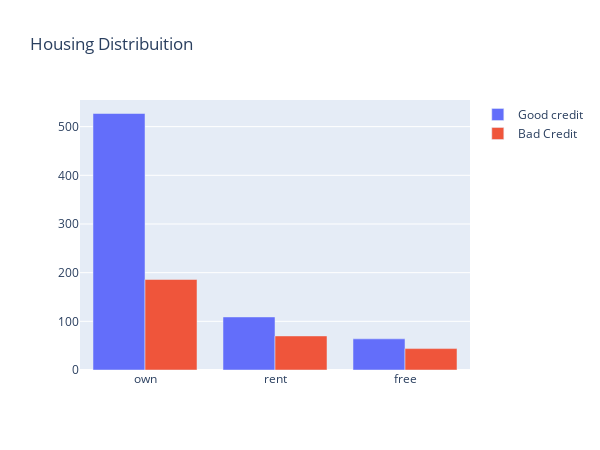

The notebook cell this image was saved under:
### Code cell
#First plot
trace0 = go.Bar(
                x = df_credit[df_credit["Risk"]== 'good']["Housing"].value_counts().index.values,
                y = df_credit[df_credit["Risk"]== 'good']["Housing"].value_counts().values,
                name='Good credit'
                )

#Second plot
trace1 = go.Bar(
                x = df_credit[df_credit["Risk"]== 'bad']["Housing"].value_counts().index.values,
                y = df_credit[df_credit["Risk"]== 'bad']["Housing"].value_counts().values,
                name="Bad Credit"
                )

data = [trace0, trace1]

layout = go.Layout(title='Housing Distribuition',
                   width=600, height=450)

fig = go.Figure(data=data, layout=layout)

py.iplot(fig, filename='Housing-Grouped')

### Figure 1 — Plotly figure (JSON) as saved in the notebook; plotly's stock layout.template omitted (floating-point values rounded to 4 significant figures)
{"data": [{"name": "Good credit", "type": "bar", "x": ["own", "rent", "free"], "y": [527, 109, 64]}, {"name": "Bad Credit", "type": "bar", "x": ["own", "rent", "free"], "y": [186, 70, 44]}], "layout": {"height": 450, "title": {"text": "Housing Distribuition"}, "width": 600}}
